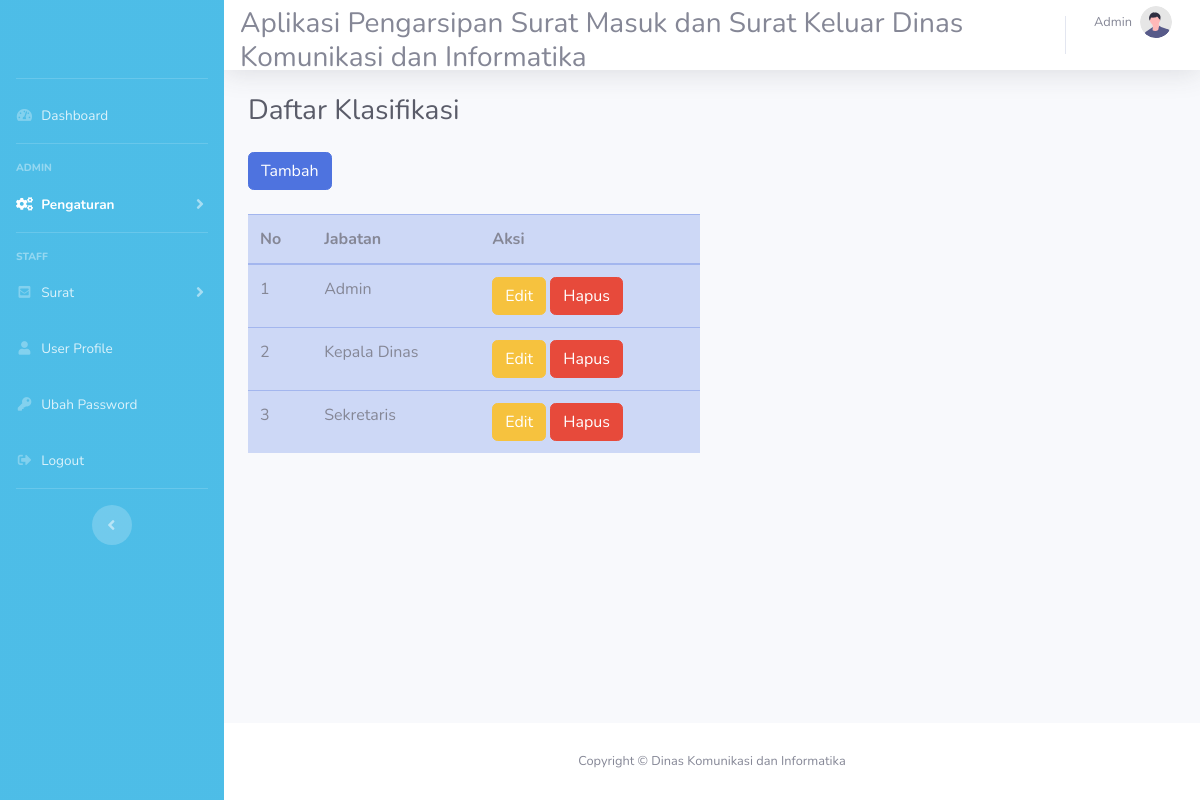
Screenshot of /klasifikasi/index.php (signed in) with the database file from the repository.
### tables this page shows
CREATE TABLE `users` (
  `id_users` int(11) NOT NULL,
  `nama_lengkap` varchar(50) NOT NULL,
  `email` varchar(50) NOT NULL,
  `username` varchar(50) NOT NULL,
  `password` varchar(255) NOT NULL,
  `id_role` int(11) NOT NULL,
  `id_klasifikasi` int(11) NOT NULL,
  `foto` varchar(255) NOT NULL
);

CREATE TABLE `klasifikasi` (
  `id_klasifikasi` int(11) NOT NULL,
  `jabatan` varchar(50) NOT NULL
);

### controllers/config_load_data.php (called while the page is built, shortened)
<?php
function query($query)
{
    global $conn;
    $result = mysqli_query($conn, $query);
    $rows = [];
    while ($row = mysqli_fetch_assoc($result)) {
        $rows[] = $row;
    }
    return $rows;
}

### klasifikasi/index.php (the view, shortened to what this page needs)
<?php
require '../controllers/klasifikasi.php';
require '../controllers/config_load_data.php';
$klasifikasi = query('SELECT * FROM klasifikasi');
?>
<?php $id_users =  $_SESSION['login']['id_users'] ?>
<?php $login = query("SELECT * FROM users WHERE id_users = $id_users ")[0] ?>
<!DOCTYPE html>
<html lang="en">
<head>
    <link href="../vendor/fontawesome-free/css/all.min.css" rel="stylesheet" type="text/css">
    <link href="../css/sb-admin-2.min.css" rel="stylesheet">
</head>
<body id="page-top">
    <div id="wrapper">
        <ul class="navbar-nav bg-gradient-primary sidebar sidebar-dark accordion" id="accordionSidebar">
            <a class="sidebar-brand d-flex align-items-center justify-content-center" href="index.php">
            </a>
            <?php if ($login['id_role'] == 1) : ?>
                <hr class="sidebar-divider my-2">
                <li class="nav-item">
                    <a class="nav-link" href="../dashboard/index.php">
                        <i class="fas fa-fw fa-tachometer-alt"></i>
                        <span>Dashboard</span></a>
                </li>
                <hr class="sidebar-divider">
                <div class="sidebar-heading">
                    Admin
                </div>
                <li class="nav-item active">
                    <a class="nav-link collapsed" href="#" data-toggle="collapse" data-target="#collapsePages" aria-expanded="true" aria-controls="collapsePages">
                        <i class="fas fa-fw fa-cogs"></i>
                        <span>Pengaturan</span>
                    </a>
                </li>
            <?php endif; ?>
            <?php if ($login['id_role'] == 1) : ?>
                <hr class="sidebar-divider">
                <div class="sidebar-heading">
                    Staff
                </div>
                <li class="nav-item">
                    <a class="nav-link collapsed" href="#" data-toggle="collapse" data-target="#collapseUtilities" aria-expanded="true" aria-controls="collapseUtilities">
                        <i class="fas fa-fw fa-envelope-square"></i>
                        <span>Surat</span>
                    </a>
                </li>
            <?php endif; ?>
            <li class="nav-item">
                <a class="nav-link" href="../user/index.php">
                    <i class="fas fa-fw fa-user"></i>
                    <span>User Profile</span></a>
            </li>
            <li class="nav-item">
                <a class="nav-link" href="../password/index.php">
                    <i class="fas fa-fw fa-key"></i>
                    <span>Ubah Password</span></a>
            </li>
            <li class="nav-item">
                <a class="nav-link" href="../logout.php">
                    <i class="fas fa-fw fa-sign-out-alt"></i>
                    <span>Logout</span></a>
            </li>
            <hr class="sidebar-divider d-none d-md-block">
            <div class="text-center d-none d-md-inline">
                <button class="rounded-circle border-0" id="sidebarToggle"></button>
            </div>
        </ul>
        <div id="content-wrapper" class="d-flex flex-column">
            <div id="content">
                <nav class="navbar navbar-expand navbar-light bg-white topbar mb-4 static-top shadow">
                    <ul class="navbar-nav ml-auto">
                        <h3 style="width: 100%; height: auto; margin-top: 20px;">
                            <marquee>Aplikasi Pengarsipan Surat Masuk dan Surat Keluar Dinas Komunikasi dan Informatika</marquee>
                        </h3>
                        <li class="nav-item dropdown no-arrow">
                            <a class="nav-link dropdown-toggle" href="#" id="userDropdown" role="button" data-toggle="dropdown" aria-haspopup="true" aria-expanded="false">
                                <span class="mr-2 d-none d-lg-inline text-gray-600 small"><?= $login['nama_lengkap'] ?></span>
                                <img class="img-profile rounded-circle" src="../upload/<?= $login['foto'] ?>">
                            </a>
                        </li>
                    </ul>
                </nav>
                <div class="container-fluid">
                    <div class="d-sm-flex align-items-center justify-content-between mb-4">
                        <h1 class="h3 mb-0 text-gray-800">Daftar Klasifikasi</h1>
                    </div>
                    <button type="button" class="btn btn-primary" data-toggle="modal" data-target="#exampleModal">Tambah</button><br><br>
                    <div class="row">
                        <div class="col-6">
                            <table class="table table-primary ">
                                <thead>
                                    <tr>
                                        <th scope="col">No</th>
                                        <th scope="col">Jabatan</th>
                                        <th scope="col">Aksi</th>
                                    </tr>
                                </thead>
                                <tbody>
                                    <?php $i = 1;
                                    foreach ($klasifikasi as $klasifikasi) : ?>
                                        <tr>
                                            <td><?= $i ?></td>
                                            <td><?= $klasifikasi['jabatan'] ?></td>
                                            <td>
                                                <a href="update.php?id_klasifikasi=<?= $klasifikasi['id_klasifikasi']; ?>" class="btn btn-warning" style="color: white;">Edit</a>
                                                <a href="delete.php?id_klasifikasi=<?= $klasifikasi['id_klasifikasi']; ?>" onclick="return confirm('Anda Yakin Ingin Menghapus Data ini?')" class="btn btn-danger">Hapus</a>
                                            </td>
                                        </tr>
                                    <?php $i++;
                                    endforeach; ?>
                                </tbody>
                            </table>
                        </div>
                    </div>
                </div>
            </div>
            <footer class="sticky-footer bg-white">
                <div class="container my-auto">
                    <div class="copyright text-center my-auto">
                        <span>Copyright &copy; Dinas Komunikasi dan Informatika</span>
                    </div>
                </div>
            </footer>
        </div>
    </div>
</body>
</html>

### rows the page displays
users: nama_lengkap "Admin", foto (picture)
klasifikasi: jabatan "Admin"
klasifikasi: jabatan "Kepala Dinas"
klasifikasi: jabatan "Sekretaris"
